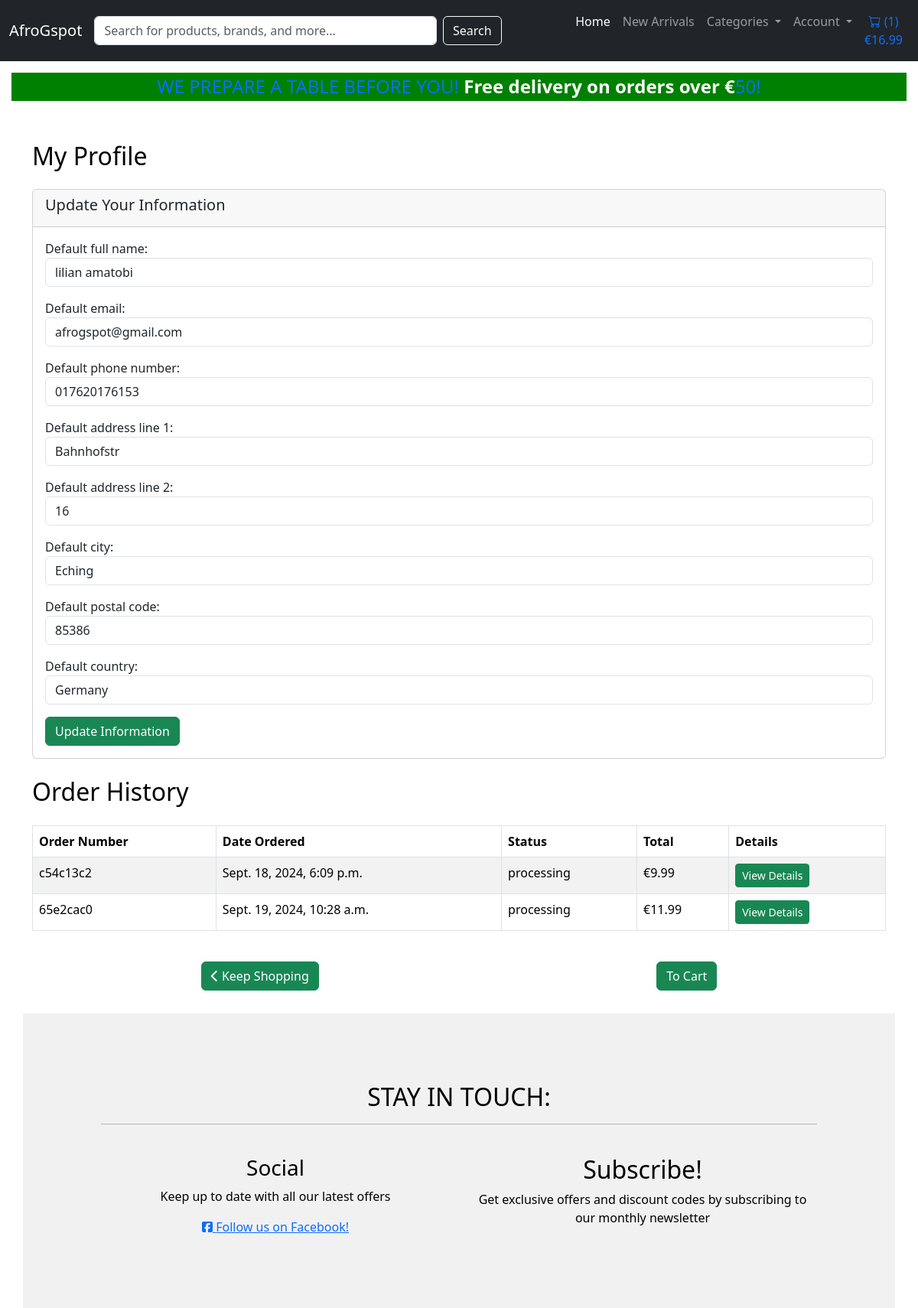
Page /profiles/profiles/ (signed in) on the committed database.
### profiles/models.py (models this page shows, shortened)
class Profile(models.Model):
    user = models.OneToOneField(User, on_delete=models.CASCADE)
    default_full_name = models.CharField(max_length=100, blank=True, null=True)
    default_email = models.EmailField(blank=True, null=True)
    default_phone_number = models.CharField(max_length=15, blank=True, null=True)
    default_address_line_1 = models.CharField(max_length=255, blank=True, null=True)
    default_address_line_2 = models.CharField(max_length=255, blank=True, null=True)
    default_city = models.CharField(max_length=100, blank=True, null=True)
    default_postal_code = models.CharField(max_length=20, blank=True, null=True)
    default_country = CountryField(blank_label='Select a country', blank=True, null=True)

### checkout/models.py (models this page shows, shortened)
class Order(models.Model):
    user = models.ForeignKey(settings.AUTH_USER_MODEL, on_delete=models.SET_NULL, null=True, blank=True)
    profile = models.ForeignKey('profiles.Profile', on_delete=models.SET_NULL, null=True, blank=True, related_name='orders')
    full_name = models.CharField(max_length=100)
    email = models.EmailField()
    phone_number = models.CharField(max_length=15)
    address_line_1 = models.CharField(max_length=255)
    address_line_2 = models.CharField(max_length=255, blank=True, null=True)
    city = models.CharField(max_length=100)
    postal_code = models.CharField(max_length=20, blank=True, null=True)
    country = models.CharField(max_length=50, blank=False, null=False)
    date_ordered = models.DateTimeField(auto_now_add=True)
    order_total = models.DecimalField(max_digits=10, decimal_places=2, default=0.00)
    delivery_cost = models.DecimalField(max_digits=6, decimal_places=2, default=7.00)
    grand_total = models.DecimalField(max_digits=10, decimal_places=2, default=0.00)
    stripe_payment_intent = models.CharField(max_length=200, null=True, blank=True) # Stores Stripe payment intent ID
    order_number = models.CharField(max_length=8, default=generate_short_order_number, null=False, editable=False, unique=True)
    payment_status = models.CharField(max_length=10, choices=[
        ('pending', 'Pending'),
        ('completed', 'Completed'),
        ('failed', 'Failed'),
        ('refunded', 'Refunded')], default='pending')
    order_status = models.CharField(max_length=12, choices=[
        ('processing', 'Processing'),
        ('shipped', 'Shipped'),
        ('delivered', 'Delivered'),
        ('cancelled', 'Cancelled')], default='processing')

### profiles/views.py (the view)
# urls.py: path('profiles/', views.profile_view, name='profile_view'),
@login_required
def profile_view(request):
    profile, created = Profile.objects.get_or_create(user=request.user)
    form = ProfileForm(instance=profile)
    if request.method == 'POST':
        form = ProfileForm(request.POST, instance=profile)
        if form.is_valid():
            form.save()
            messages.success(request, 'Your profile information has been updated.')
            return redirect('profile_view')  # Redirect to the profile page after saving
    orders = Order.objects.filter(user=request.user)
    context = {
        'form': form,
        'orders': orders
    }
    return render(request, 'profiles/profile.html', context)

### profiles/forms.py
class ProfileForm(forms.ModelForm):
    class Meta:
        model = Profile
        fields = [
            'default_full_name', 'default_email', 'default_phone_number',
            'default_address_line_1', 'default_address_line_2',
            'default_city', 'default_postal_code', 'default_country'
        ]
        widgets = {
            'default_country': forms.Select(attrs={'class': 'form-control'}),
            'default_full_name': forms.TextInput(attrs={'class': 'form-control'}),
            'default_email': forms.EmailInput(attrs={'class': 'form-control'}),
            'default_phone_number': forms.TextInput(attrs={'class': 'form-control'}),
            'default_address_line_1': forms.TextInput(attrs={'class': 'form-control'}),
            'default_address_line_2': forms.TextInput(attrs={'class': 'form-control', 'placeholder': 'Optional'}),  # Optional field
            'default_city': forms.TextInput(attrs={'class': 'form-control'}),
            'default_postal_code': forms.TextInput(attrs={'class': 'form-control'}),
        }

### profiles/templates/profiles/profile.html (shortened to what this page needs)
{% extends 'base.html' %}
{% block content %}
<div class="container mt-5">
    <h2 class="mb-4">My Profile</h2>
    <div class="card mb-4">
        <div class="card-header">
            <h5 class="card-title">Update Your Information</h5>
        </div>
        <div class="card-body">
            <form method="POST">
                <div class="form-group">
                    {{ form.as_p }}
                </div>
                <button type="submit" class="btn btn-success">Update Information</button>
            </form>
        </div>
    </div>
    <h2 class="mb-4">Order History</h2>
    {% if orders %}
    <div class="table-responsive">
        <table class="table table-striped table-bordered">
            <thead class="thead-dark">
                <tr>
                    <th>Order Number</th>
                    <th>Date Ordered</th>
                    <th>Status</th>
                    <th>Total</th>
                    <th>Details</th>
                </tr>
            </thead>
            <tbody>
                {% for order in orders %}
                <tr>
                    <td>{{ order.order_number }}</td>
                    <td>{{ order.date_ordered }}</td>
                    <td>{{ order.order_status }}</td>
                    <td>€{{ order.grand_total|floatformat:2 }}</td>
                    <td>
                        <a href="{% url 'order_detail' order.id %}" class="btn btn-success btn-sm">View Details</a>
                    </td>
                </tr>
                {% endfor %}
            </tbody>
        </table>
    </div>
    {% else %}
    <div class="alert alert-warning" role="alert">
        You have no past orders.
    </div>
    {% endif %}
    <div class="d-flex justify-content-around align-items-center mt-4">
        <a class="btn btn-success" href="{% url 'product_list' %}">
            <i class="fas fa-chevron-left"></i> Keep Shopping
        </a>
        <a class="btn btn-success" href="{% url 'cart_detail' %}">To Cart</a>
    </div>
</div>
{% endblock %}

### static/css/base.css (style rules this page uses)
html, body { margin: 0; padding: 0; height: 100%; color: black; }

### rows in the picture
Profile: default_full_name "lilian amatobi", default_email "afrogspot@gmail.com", default_phone_number "017620176153", default_address_line_1 "Bahnhofstr", default_address_line_2 "16", default_city "Eching", default_postal_code "85386", default_country "Germany"
Order: order_number "c54c13c2", date_ordered "Sept. 18, 2024, 6:09 p.m.", order_status "processing", grand_total "9.99"
Order: order_number "65e2cac0", date_ordered "Sept. 19, 2024, 10:28 a.m.", order_status "processing", grand_total "11.99"

### other values in the picture
{{ product_count }} "1"
{{ grand_total|floatformat:2 }} "16.99"
{{ free_delivery_threshold }} "50"
